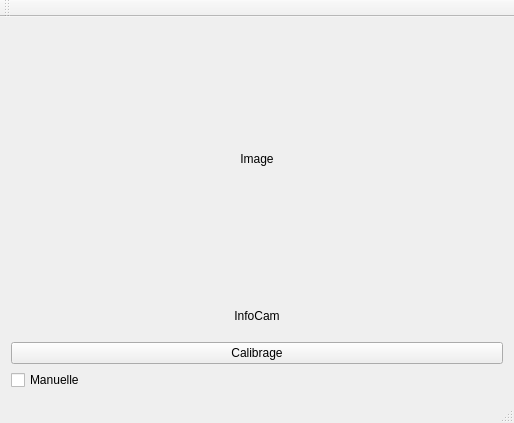
<?xml version="1.0" encoding="UTF-8"?>
<ui version="4.0">
 <class>MainWindow</class>
 <widget class="QMainWindow" name="MainWindow">
  <property name="geometry">
   <rect>
    <x>0</x>
    <y>0</y>
    <width>514</width>
    <height>423</height>
   </rect>
  </property>
  <property name="windowTitle">
   <string>MainWindow</string>
  </property>
  <widget class="QWidget" name="centralWidget">
   <property name="enabled">
    <bool>true</bool>
   </property>
   <layout class="QGridLayout" name="gridLayout_3">
    <item row="0" column="0">
     <layout class="QHBoxLayout" name="horizontalLayout">
      <property name="sizeConstraint">
       <enum>QLayout::SetDefaultConstraint</enum>
      </property>
      <item>
       <layout class="QVBoxLayout" name="verticalLayout">
        <property name="sizeConstraint">
         <enum>QLayout::SetDefaultConstraint</enum>
        </property>
        <item>
         <widget class="QLabel" name="camFrame">
          <property name="text">
           <string>Image</string>
          </property>
          <property name="alignment">
           <set>Qt::AlignCenter</set>
          </property>
         </widget>
        </item>
        <item>
         <widget class="QLabel" name="camInfo">
          <property name="maximumSize">
           <size>
            <width>16777215</width>
            <height>40</height>
           </size>
          </property>
          <property name="text">
           <string>InfoCam</string>
          </property>
          <property name="alignment">
           <set>Qt::AlignCenter</set>
          </property>
         </widget>
        </item>
       </layout>
      </item>
     </layout>
    </item>
    <item row="1" column="0">
     <widget class="QPushButton" name="pushButton">
      <property name="text">
       <string>Calibrage</string>
      </property>
     </widget>
    </item>
    <item row="2" column="0">
     <widget class="QCheckBox" name="checkAuto">
      <property name="text">
       <string>Manuelle</string>
      </property>
     </widget>
    </item>
   </layout>
  </widget>
  <widget class="QMenuBar" name="menuBar">
   <property name="geometry">
    <rect>
     <x>0</x>
     <y>0</y>
     <width>514</width>
     <height>20</height>
    </rect>
   </property>
  </widget>
  <widget class="QToolBar" name="mainToolBar">
   <attribute name="toolBarArea">
    <enum>TopToolBarArea</enum>
   </attribute>
   <attribute name="toolBarBreak">
    <bool>false</bool>
   </attribute>
  </widget>
  <widget class="QStatusBar" name="statusBar"/>
 </widget>
 <layoutdefault spacing="6" margin="11"/>
 <resources/>
 <connections/>
</ui>
